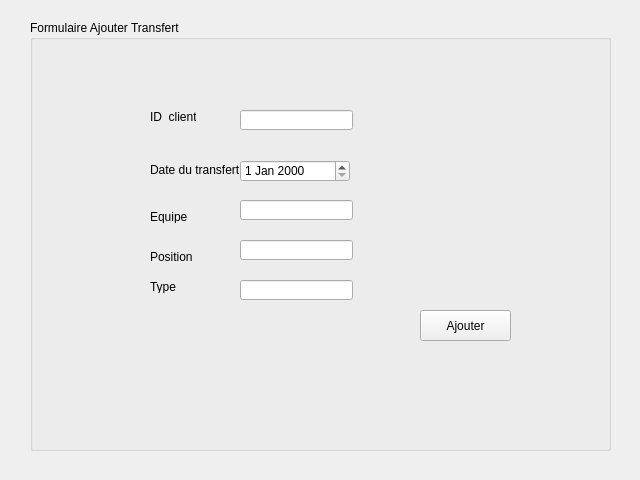
<?xml version="1.0" encoding="UTF-8"?>
<ui version="4.0">
 <class>transfertajout</class>
 <widget class="QDialog" name="transfertajout">
  <property name="geometry">
   <rect>
    <x>0</x>
    <y>0</y>
    <width>640</width>
    <height>480</height>
   </rect>
  </property>
  <property name="windowTitle">
   <string>Dialog</string>
  </property>
  <widget class="QGroupBox" name="groupBox">
   <property name="geometry">
    <rect>
     <x>30</x>
     <y>20</y>
     <width>581</width>
     <height>431</height>
    </rect>
   </property>
   <property name="title">
    <string>Formulaire Ajouter Transfert</string>
   </property>
   <widget class="QToolButton" name="Ajouter">
    <property name="geometry">
     <rect>
      <x>390</x>
      <y>290</y>
      <width>91</width>
      <height>31</height>
     </rect>
    </property>
    <property name="text">
     <string>Ajouter</string>
    </property>
   </widget>
   <widget class="QLineEdit" name="T_ID">
    <property name="geometry">
     <rect>
      <x>210</x>
      <y>90</y>
      <width>113</width>
      <height>20</height>
     </rect>
    </property>
   </widget>
   <widget class="QLineEdit" name="type">
    <property name="geometry">
     <rect>
      <x>210</x>
      <y>260</y>
      <width>113</width>
      <height>20</height>
     </rect>
    </property>
   </widget>
   <widget class="QLabel" name="label_2">
    <property name="geometry">
     <rect>
      <x>120</x>
      <y>140</y>
      <width>91</width>
      <height>20</height>
     </rect>
    </property>
    <property name="text">
     <string>Date du transfert</string>
    </property>
   </widget>
   <widget class="QLineEdit" name="Lequipe">
    <property name="geometry">
     <rect>
      <x>210</x>
      <y>180</y>
      <width>113</width>
      <height>20</height>
     </rect>
    </property>
   </widget>
   <widget class="QLabel" name="label_3">
    <property name="geometry">
     <rect>
      <x>120</x>
      <y>190</y>
      <width>46</width>
      <height>13</height>
     </rect>
    </property>
    <property name="text">
     <string>Equipe</string>
    </property>
   </widget>
   <widget class="QLineEdit" name="Lposition">
    <property name="geometry">
     <rect>
      <x>210</x>
      <y>220</y>
      <width>113</width>
      <height>20</height>
     </rect>
    </property>
   </widget>
   <widget class="QLabel" name="label_5">
    <property name="geometry">
     <rect>
      <x>120</x>
      <y>260</y>
      <width>46</width>
      <height>13</height>
     </rect>
    </property>
    <property name="text">
     <string>Type</string>
    </property>
   </widget>
   <widget class="QLabel" name="label_4">
    <property name="geometry">
     <rect>
      <x>120</x>
      <y>230</y>
      <width>46</width>
      <height>13</height>
     </rect>
    </property>
    <property name="text">
     <string>Position</string>
    </property>
   </widget>
   <widget class="QLabel" name="label">
    <property name="geometry">
     <rect>
      <x>120</x>
      <y>90</y>
      <width>46</width>
      <height>13</height>
     </rect>
    </property>
    <property name="text">
     <string>ID_client</string>
    </property>
   </widget>
   <widget class="QDateEdit" name="L_Date_F">
    <property name="geometry">
     <rect>
      <x>210</x>
      <y>140</y>
      <width>110</width>
      <height>22</height>
     </rect>
    </property>
   </widget>
  </widget>
 </widget>
 <resources/>
 <connections/>
</ui>
